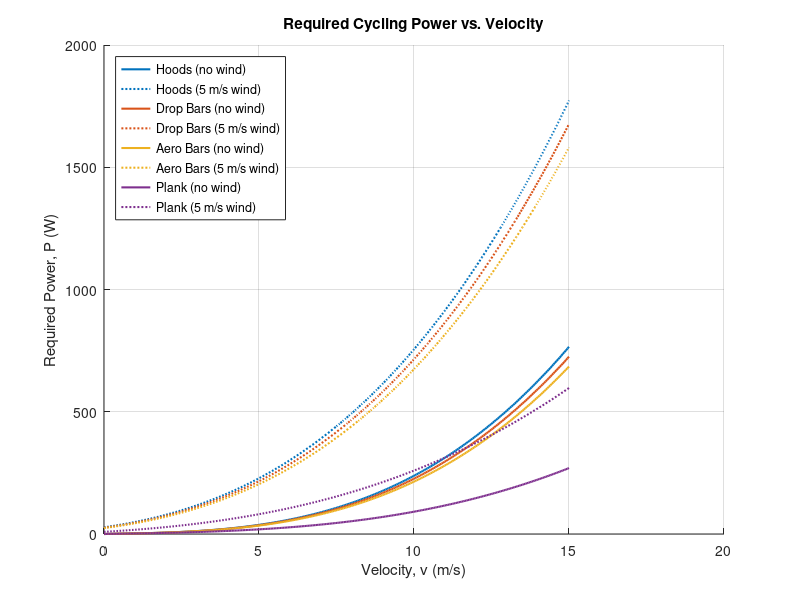

MATLAB code for this plot:
% Parameters
m     = 69.4;
g     = 9.81;
Cr    = 0.003;
r   = 1.2;

% Frontal areas [m^2]
A     = [0.363, 0.343, 0.323, 0.118];
names = {'Hoods','Drop Bars','Aero Bars','Plank'};

% Velocity range [m/s]
v     = linspace(0,15,300);

% Heavy headwind speed [m/s]
v_wind = 5;

% Plot
colors = lines(length(A));
figure; hold on;
for i = 1:length(A)
    % No wind:
    P0 = 0.5*r*A(i).*v.^3 + m*g*Cr.*v;
    % With headwind:
    P1 = 0.5*r*A(i).*(v + v_wind).^3 + m*g*Cr.*v;
    % Plot no wind with solid line
    plot(v, P0, '-', 'Color', colors(i,:), 'LineWidth', 1.5, ...
         'DisplayName', [names{i} ' (no wind)']);
    % Plot with headwind with dotted line
    plot(v, P1, ':', 'Color', colors(i,:), 'LineWidth', 1.5, ...
         'DisplayName', [names{i} ' (5 m/s wind)']);
end

xlabel('Velocity, v (m/s)');  
ylabel('Required Power, P (W)');
title('Required Cycling Power vs. Velocity');
legend('Location','northwest','Interpreter','none');
grid on;
